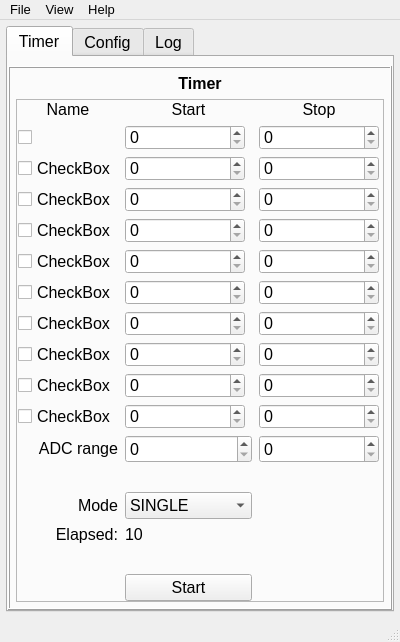
<?xml version="1.0" encoding="UTF-8"?>
<ui version="4.0">
 <class>MainWindow</class>
 <widget class="QMainWindow" name="MainWindow">
  <property name="geometry">
   <rect>
    <x>0</x>
    <y>0</y>
    <width>400</width>
    <height>642</height>
   </rect>
  </property>
  <property name="sizePolicy">
   <sizepolicy hsizetype="Fixed" vsizetype="Preferred">
    <horstretch>0</horstretch>
    <verstretch>0</verstretch>
   </sizepolicy>
  </property>
  <property name="minimumSize">
   <size>
    <width>400</width>
    <height>0</height>
   </size>
  </property>
  <property name="maximumSize">
   <size>
    <width>400</width>
    <height>16777215</height>
   </size>
  </property>
  <property name="font">
   <font>
    <pointsize>12</pointsize>
   </font>
  </property>
  <property name="windowTitle">
   <string>Emittance Plot Processing</string>
  </property>
  <widget class="QWidget" name="centralwidget">
   <layout class="QVBoxLayout" name="verticalLayout_4">
    <property name="spacing">
     <number>6</number>
    </property>
    <property name="sizeConstraint">
     <enum>QLayout::SetMinimumSize</enum>
    </property>
    <property name="leftMargin">
     <number>6</number>
    </property>
    <property name="topMargin">
     <number>6</number>
    </property>
    <property name="rightMargin">
     <number>6</number>
    </property>
    <property name="bottomMargin">
     <number>6</number>
    </property>
    <item>
     <widget class="QTabWidget" name="tabWidget">
      <property name="sizePolicy">
       <sizepolicy hsizetype="Expanding" vsizetype="Expanding">
        <horstretch>0</horstretch>
        <verstretch>0</verstretch>
       </sizepolicy>
      </property>
      <property name="focusPolicy">
       <enum>Qt::NoFocus</enum>
      </property>
      <property name="currentIndex">
       <number>0</number>
      </property>
      <widget class="QWidget" name="tabWidgetPage1">
       <attribute name="title">
        <string notr="true">Timer</string>
       </attribute>
       <layout class="QVBoxLayout" name="verticalLayout">
        <property name="leftMargin">
         <number>0</number>
        </property>
        <property name="topMargin">
         <number>9</number>
        </property>
        <property name="rightMargin">
         <number>0</number>
        </property>
        <property name="bottomMargin">
         <number>0</number>
        </property>
        <item>
         <widget class="QFrame" name="frame_3">
          <property name="frameShape">
           <enum>QFrame::Box</enum>
          </property>
          <property name="frameShadow">
           <enum>QFrame::Raised</enum>
          </property>
          <layout class="QVBoxLayout" name="verticalLayout_2">
           <property name="spacing">
            <number>6</number>
           </property>
           <property name="sizeConstraint">
            <enum>QLayout::SetMinimumSize</enum>
           </property>
           <property name="leftMargin">
            <number>6</number>
           </property>
           <property name="topMargin">
            <number>6</number>
           </property>
           <property name="rightMargin">
            <number>6</number>
           </property>
           <property name="bottomMargin">
            <number>6</number>
           </property>
           <item>
            <widget class="QLabel" name="label_4">
             <property name="font">
              <font>
               <weight>75</weight>
               <bold>true</bold>
              </font>
             </property>
             <property name="text">
              <string>Timer</string>
             </property>
             <property name="alignment">
              <set>Qt::AlignHCenter|Qt::AlignTop</set>
             </property>
            </widget>
           </item>
           <item>
            <widget class="QFrame" name="frame_4">
             <property name="sizePolicy">
              <sizepolicy hsizetype="Preferred" vsizetype="Preferred">
               <horstretch>0</horstretch>
               <verstretch>0</verstretch>
              </sizepolicy>
             </property>
             <property name="frameShape">
              <enum>QFrame::StyledPanel</enum>
             </property>
             <property name="frameShadow">
              <enum>QFrame::Raised</enum>
             </property>
             <layout class="QGridLayout" name="gridLayout_2">
              <property name="leftMargin">
               <number>0</number>
              </property>
              <property name="topMargin">
               <number>0</number>
              </property>
              <property name="rightMargin">
               <number>0</number>
              </property>
              <property name="bottomMargin">
               <number>0</number>
              </property>
              <item row="8" column="0">
               <widget class="QCheckBox" name="checkBox_13">
                <property name="sizePolicy">
                 <sizepolicy hsizetype="Fixed" vsizetype="Fixed">
                  <horstretch>0</horstretch>
                  <verstretch>0</verstretch>
                 </sizepolicy>
                </property>
                <property name="minimumSize">
                 <size>
                  <width>100</width>
                  <height>25</height>
                 </size>
                </property>
                <property name="maximumSize">
                 <size>
                  <width>100</width>
                  <height>25</height>
                 </size>
                </property>
                <property name="text">
                 <string>CheckBox</string>
                </property>
               </widget>
              </item>
              <item row="9" column="0">
               <widget class="QCheckBox" name="checkBox_14">
                <property name="sizePolicy">
                 <sizepolicy hsizetype="Fixed" vsizetype="Fixed">
                  <horstretch>0</horstretch>
                  <verstretch>0</verstretch>
                 </sizepolicy>
                </property>
                <property name="minimumSize">
                 <size>
                  <width>100</width>
                  <height>25</height>
                 </size>
                </property>
                <property name="maximumSize">
                 <size>
                  <width>100</width>
                  <height>25</height>
                 </size>
                </property>
                <property name="text">
                 <string>CheckBox</string>
                </property>
               </widget>
              </item>
              <item row="6" column="0">
               <widget class="QCheckBox" name="checkBox_11">
                <property name="sizePolicy">
                 <sizepolicy hsizetype="Fixed" vsizetype="Fixed">
                  <horstretch>0</horstretch>
                  <verstretch>0</verstretch>
                 </sizepolicy>
                </property>
                <property name="minimumSize">
                 <size>
                  <width>100</width>
                  <height>25</height>
                 </size>
                </property>
                <property name="maximumSize">
                 <size>
                  <width>100</width>
                  <height>25</height>
                 </size>
                </property>
                <property name="text">
                 <string>CheckBox</string>
                </property>
               </widget>
              </item>
              <item row="13" column="0">
               <widget class="QLabel" name="label_8">
                <property name="text">
                 <string>Mode</string>
                </property>
                <property name="alignment">
                 <set>Qt::AlignRight|Qt::AlignTrailing|Qt::AlignVCenter</set>
                </property>
               </widget>
              </item>
              <item row="12" column="0">
               <spacer name="verticalSpacer_4">
                <property name="orientation">
                 <enum>Qt::Vertical</enum>
                </property>
                <property name="sizeHint" stdset="0">
                 <size>
                  <width>20</width>
                  <height>40</height>
                 </size>
                </property>
               </spacer>
              </item>
              <item row="4" column="0">
               <widget class="QCheckBox" name="checkBox_6">
                <property name="sizePolicy">
                 <sizepolicy hsizetype="Fixed" vsizetype="Fixed">
                  <horstretch>0</horstretch>
                  <verstretch>0</verstretch>
                 </sizepolicy>
                </property>
                <property name="minimumSize">
                 <size>
                  <width>100</width>
                  <height>25</height>
                 </size>
                </property>
                <property name="maximumSize">
                 <size>
                  <width>100</width>
                  <height>25</height>
                 </size>
                </property>
                <property name="text">
                 <string>CheckBox</string>
                </property>
               </widget>
              </item>
              <item row="14" column="1">
               <widget class="QLabel" name="label_9">
                <property name="text">
                 <string>10</string>
                </property>
               </widget>
              </item>
              <item row="15" column="0">
               <spacer name="verticalSpacer_3">
                <property name="orientation">
                 <enum>Qt::Vertical</enum>
                </property>
                <property name="sizeHint" stdset="0">
                 <size>
                  <width>20</width>
                  <height>40</height>
                 </size>
                </property>
               </spacer>
              </item>
              <item row="3" column="0">
               <widget class="QCheckBox" name="checkBox_5">
                <property name="sizePolicy">
                 <sizepolicy hsizetype="Fixed" vsizetype="Fixed">
                  <horstretch>0</horstretch>
                  <verstretch>0</verstretch>
                 </sizepolicy>
                </property>
                <property name="minimumSize">
                 <size>
                  <width>100</width>
                  <height>25</height>
                 </size>
                </property>
                <property name="maximumSize">
                 <size>
                  <width>100</width>
                  <height>25</height>
                 </size>
                </property>
                <property name="text">
                 <string>CheckBox</string>
                </property>
               </widget>
              </item>
              <item row="6" column="1">
               <widget class="QSpinBox" name="spinBox_6">
                <property name="sizePolicy">
                 <sizepolicy hsizetype="Preferred" vsizetype="Fixed">
                  <horstretch>0</horstretch>
                  <verstretch>0</verstretch>
                 </sizepolicy>
                </property>
                <property name="minimumSize">
                 <size>
                  <width>120</width>
                  <height>25</height>
                 </size>
                </property>
                <property name="maximumSize">
                 <size>
                  <width>120</width>
                  <height>16777215</height>
                 </size>
                </property>
               </widget>
              </item>
              <item row="10" column="0">
               <widget class="QCheckBox" name="checkBox_15">
                <property name="sizePolicy">
                 <sizepolicy hsizetype="Fixed" vsizetype="Fixed">
                  <horstretch>0</horstretch>
                  <verstretch>0</verstretch>
                 </sizepolicy>
                </property>
                <property name="minimumSize">
                 <size>
                  <width>100</width>
                  <height>25</height>
                 </size>
                </property>
                <property name="maximumSize">
                 <size>
                  <width>100</width>
                  <height>25</height>
                 </size>
                </property>
                <property name="text">
                 <string>CheckBox</string>
                </property>
               </widget>
              </item>
              <item row="7" column="0">
               <widget class="QCheckBox" name="checkBox_12">
                <property name="sizePolicy">
                 <sizepolicy hsizetype="Fixed" vsizetype="Fixed">
                  <horstretch>0</horstretch>
                  <verstretch>0</verstretch>
                 </sizepolicy>
                </property>
                <property name="minimumSize">
                 <size>
                  <width>100</width>
                  <height>25</height>
                 </size>
                </property>
                <property name="maximumSize">
                 <size>
                  <width>100</width>
                  <height>25</height>
                 </size>
                </property>
                <property name="text">
                 <string>CheckBox</string>
                </property>
               </widget>
              </item>
              <item row="4" column="1">
               <widget class="QSpinBox" name="spinBox_4">
                <property name="sizePolicy">
                 <sizepolicy hsizetype="Preferred" vsizetype="Fixed">
                  <horstretch>0</horstretch>
                  <verstretch>0</verstretch>
                 </sizepolicy>
                </property>
                <property name="minimumSize">
                 <size>
                  <width>120</width>
                  <height>25</height>
                 </size>
                </property>
                <property name="maximumSize">
                 <size>
                  <width>120</width>
                  <height>16777215</height>
                 </size>
                </property>
               </widget>
              </item>
              <item row="7" column="1">
               <widget class="QSpinBox" name="spinBox_7">
                <property name="sizePolicy">
                 <sizepolicy hsizetype="Preferred" vsizetype="Fixed">
                  <horstretch>0</horstretch>
                  <verstretch>0</verstretch>
                 </sizepolicy>
                </property>
                <property name="minimumSize">
                 <size>
                  <width>120</width>
                  <height>25</height>
                 </size>
                </property>
                <property name="maximumSize">
                 <size>
                  <width>120</width>
                  <height>16777215</height>
                 </size>
                </property>
               </widget>
              </item>
              <item row="1" column="1">
               <widget class="QSpinBox" name="spinBox_1">
                <property name="sizePolicy">
                 <sizepolicy hsizetype="Preferred" vsizetype="Fixed">
                  <horstretch>0</horstretch>
                  <verstretch>0</verstretch>
                 </sizepolicy>
                </property>
                <property name="minimumSize">
                 <size>
                  <width>120</width>
                  <height>25</height>
                 </size>
                </property>
                <property name="maximumSize">
                 <size>
                  <width>120</width>
                  <height>16777215</height>
                 </size>
                </property>
               </widget>
              </item>
              <item row="8" column="1">
               <widget class="QSpinBox" name="spinBox_8">
                <property name="sizePolicy">
                 <sizepolicy hsizetype="Preferred" vsizetype="Fixed">
                  <horstretch>0</horstretch>
                  <verstretch>0</verstretch>
                 </sizepolicy>
                </property>
                <property name="minimumSize">
                 <size>
                  <width>120</width>
                  <height>25</height>
                 </size>
                </property>
                <property name="maximumSize">
                 <size>
                  <width>120</width>
                  <height>16777215</height>
                 </size>
                </property>
               </widget>
              </item>
              <item row="3" column="1">
               <widget class="QSpinBox" name="spinBox_3">
                <property name="sizePolicy">
                 <sizepolicy hsizetype="Preferred" vsizetype="Fixed">
                  <horstretch>0</horstretch>
                  <verstretch>0</verstretch>
                 </sizepolicy>
                </property>
                <property name="minimumSize">
                 <size>
                  <width>120</width>
                  <height>25</height>
                 </size>
                </property>
                <property name="maximumSize">
                 <size>
                  <width>120</width>
                  <height>16777215</height>
                 </size>
                </property>
               </widget>
              </item>
              <item row="9" column="1">
               <widget class="QSpinBox" name="spinBox_9">
                <property name="sizePolicy">
                 <sizepolicy hsizetype="Preferred" vsizetype="Fixed">
                  <horstretch>0</horstretch>
                  <verstretch>0</verstretch>
                 </sizepolicy>
                </property>
                <property name="minimumSize">
                 <size>
                  <width>120</width>
                  <height>25</height>
                 </size>
                </property>
                <property name="maximumSize">
                 <size>
                  <width>120</width>
                  <height>16777215</height>
                 </size>
                </property>
               </widget>
              </item>
              <item row="14" column="0">
               <widget class="QLabel" name="label_7">
                <property name="text">
                 <string>Elapsed:</string>
                </property>
                <property name="alignment">
                 <set>Qt::AlignRight|Qt::AlignTrailing|Qt::AlignVCenter</set>
                </property>
               </widget>
              </item>
              <item row="5" column="0">
               <widget class="QCheckBox" name="checkBox_10">
                <property name="sizePolicy">
                 <sizepolicy hsizetype="Fixed" vsizetype="Fixed">
                  <horstretch>0</horstretch>
                  <verstretch>0</verstretch>
                 </sizepolicy>
                </property>
                <property name="minimumSize">
                 <size>
                  <width>100</width>
                  <height>25</height>
                 </size>
                </property>
                <property name="maximumSize">
                 <size>
                  <width>100</width>
                  <height>25</height>
                 </size>
                </property>
                <property name="text">
                 <string>CheckBox</string>
                </property>
               </widget>
              </item>
              <item row="2" column="1">
               <widget class="QSpinBox" name="spinBox_2">
                <property name="sizePolicy">
                 <sizepolicy hsizetype="Preferred" vsizetype="Fixed">
                  <horstretch>0</horstretch>
                  <verstretch>0</verstretch>
                 </sizepolicy>
                </property>
                <property name="minimumSize">
                 <size>
                  <width>120</width>
                  <height>25</height>
                 </size>
                </property>
                <property name="maximumSize">
                 <size>
                  <width>120</width>
                  <height>16777215</height>
                 </size>
                </property>
               </widget>
              </item>
              <item row="13" column="1">
               <widget class="QComboBox" name="comboBox">
                <property name="sizePolicy">
                 <sizepolicy hsizetype="Preferred" vsizetype="Preferred">
                  <horstretch>0</horstretch>
                  <verstretch>0</verstretch>
                 </sizepolicy>
                </property>
                <item>
                 <property name="text">
                  <string>SINGLE</string>
                 </property>
                </item>
                <item>
                 <property name="text">
                  <string>PERIODICAL</string>
                 </property>
                </item>
               </widget>
              </item>
              <item row="16" column="1">
               <widget class="QPushButton" name="pushButton_2">
                <property name="sizePolicy">
                 <sizepolicy hsizetype="Preferred" vsizetype="Preferred">
                  <horstretch>0</horstretch>
                  <verstretch>0</verstretch>
                 </sizepolicy>
                </property>
                <property name="text">
                 <string>Start</string>
                </property>
               </widget>
              </item>
              <item row="10" column="1">
               <widget class="QSpinBox" name="spinBox_10">
                <property name="sizePolicy">
                 <sizepolicy hsizetype="Preferred" vsizetype="Fixed">
                  <horstretch>0</horstretch>
                  <verstretch>0</verstretch>
                 </sizepolicy>
                </property>
                <property name="minimumSize">
                 <size>
                  <width>120</width>
                  <height>25</height>
                 </size>
                </property>
                <property name="maximumSize">
                 <size>
                  <width>120</width>
                  <height>16777215</height>
                 </size>
                </property>
               </widget>
              </item>
              <item row="2" column="0">
               <widget class="QCheckBox" name="checkBox_2">
                <property name="sizePolicy">
                 <sizepolicy hsizetype="Fixed" vsizetype="Fixed">
                  <horstretch>0</horstretch>
                  <verstretch>0</verstretch>
                 </sizepolicy>
                </property>
                <property name="minimumSize">
                 <size>
                  <width>100</width>
                  <height>25</height>
                 </size>
                </property>
                <property name="maximumSize">
                 <size>
                  <width>100</width>
                  <height>25</height>
                 </size>
                </property>
                <property name="text">
                 <string>CheckBox</string>
                </property>
               </widget>
              </item>
              <item row="5" column="1">
               <widget class="QSpinBox" name="spinBox_5">
                <property name="sizePolicy">
                 <sizepolicy hsizetype="Preferred" vsizetype="Fixed">
                  <horstretch>0</horstretch>
                  <verstretch>0</verstretch>
                 </sizepolicy>
                </property>
                <property name="minimumSize">
                 <size>
                  <width>120</width>
                  <height>25</height>
                 </size>
                </property>
                <property name="maximumSize">
                 <size>
                  <width>120</width>
                  <height>16777215</height>
                 </size>
                </property>
               </widget>
              </item>
              <item row="11" column="0">
               <widget class="QLabel" name="label">
                <property name="sizePolicy">
                 <sizepolicy hsizetype="Fixed" vsizetype="Fixed">
                  <horstretch>0</horstretch>
                  <verstretch>0</verstretch>
                 </sizepolicy>
                </property>
                <property name="minimumSize">
                 <size>
                  <width>100</width>
                  <height>25</height>
                 </size>
                </property>
                <property name="maximumSize">
                 <size>
                  <width>100</width>
                  <height>25</height>
                 </size>
                </property>
                <property name="text">
                 <string>ADC range</string>
                </property>
                <property name="alignment">
                 <set>Qt::AlignRight|Qt::AlignTrailing|Qt::AlignVCenter</set>
                </property>
               </widget>
              </item>
              <item row="11" column="1">
               <widget class="QSpinBox" name="spinBox_20"/>
              </item>
              <item row="11" column="2">
               <widget class="QSpinBox" name="spinBox_21"/>
              </item>
              <item row="1" column="2">
               <widget class="QSpinBox" name="spinBox">
                <property name="sizePolicy">
                 <sizepolicy hsizetype="Preferred" vsizetype="Fixed">
                  <horstretch>0</horstretch>
                  <verstretch>0</verstretch>
                 </sizepolicy>
                </property>
                <property name="minimumSize">
                 <size>
                  <width>120</width>
                  <height>25</height>
                 </size>
                </property>
                <property name="maximumSize">
                 <size>
                  <width>120</width>
                  <height>16777215</height>
                 </size>
                </property>
               </widget>
              </item>
              <item row="2" column="2">
               <widget class="QSpinBox" name="spinBox_11">
                <property name="sizePolicy">
                 <sizepolicy hsizetype="Preferred" vsizetype="Fixed">
                  <horstretch>0</horstretch>
                  <verstretch>0</verstretch>
                 </sizepolicy>
                </property>
                <property name="minimumSize">
                 <size>
                  <width>120</width>
                  <height>25</height>
                 </size>
                </property>
                <property name="maximumSize">
                 <size>
                  <width>120</width>
                  <height>16777215</height>
                 </size>
                </property>
               </widget>
              </item>
              <item row="3" column="2">
               <widget class="QSpinBox" name="spinBox_12">
                <property name="sizePolicy">
                 <sizepolicy hsizetype="Preferred" vsizetype="Fixed">
                  <horstretch>0</horstretch>
                  <verstretch>0</verstretch>
                 </sizepolicy>
                </property>
                <property name="minimumSize">
                 <size>
                  <width>120</width>
                  <height>25</height>
                 </size>
                </property>
                <property name="maximumSize">
                 <size>
                  <width>120</width>
                  <height>16777215</height>
                 </size>
                </property>
               </widget>
              </item>
              <item row="4" column="2">
               <widget class="QSpinBox" name="spinBox_13">
                <property name="sizePolicy">
                 <sizepolicy hsizetype="Preferred" vsizetype="Fixed">
                  <horstretch>0</horstretch>
                  <verstretch>0</verstretch>
                 </sizepolicy>
                </property>
                <property name="minimumSize">
                 <size>
                  <width>120</width>
                  <height>25</height>
                 </size>
                </property>
                <property name="maximumSize">
                 <size>
                  <width>120</width>
                  <height>16777215</height>
                 </size>
                </property>
               </widget>
              </item>
              <item row="5" column="2">
               <widget class="QSpinBox" name="spinBox_14">
                <property name="sizePolicy">
                 <sizepolicy hsizetype="Preferred" vsizetype="Fixed">
                  <horstretch>0</horstretch>
                  <verstretch>0</verstretch>
                 </sizepolicy>
                </property>
                <property name="minimumSize">
                 <size>
                  <width>120</width>
                  <height>25</height>
                 </size>
                </property>
                <property name="maximumSize">
                 <size>
                  <width>120</width>
                  <height>16777215</height>
                 </size>
                </property>
               </widget>
              </item>
              <item row="10" column="2">
               <widget class="QSpinBox" name="spinBox_19">
                <property name="sizePolicy">
                 <sizepolicy hsizetype="Preferred" vsizetype="Fixed">
                  <horstretch>0</horstretch>
                  <verstretch>0</verstretch>
                 </sizepolicy>
                </property>
                <property name="minimumSize">
                 <size>
                  <width>120</width>
                  <height>25</height>
                 </size>
                </property>
                <property name="maximumSize">
                 <size>
                  <width>120</width>
                  <height>16777215</height>
                 </size>
                </property>
               </widget>
              </item>
              <item row="9" column="2">
               <widget class="QSpinBox" name="spinBox_18">
                <property name="sizePolicy">
                 <sizepolicy hsizetype="Preferred" vsizetype="Fixed">
                  <horstretch>0</horstretch>
                  <verstretch>0</verstretch>
                 </sizepolicy>
                </property>
                <property name="minimumSize">
                 <size>
                  <width>120</width>
                  <height>25</height>
                 </size>
                </property>
                <property name="maximumSize">
                 <size>
                  <width>120</width>
                  <height>16777215</height>
                 </size>
                </property>
               </widget>
              </item>
              <item row="8" column="2">
               <widget class="QSpinBox" name="spinBox_17">
                <property name="sizePolicy">
                 <sizepolicy hsizetype="Preferred" vsizetype="Fixed">
                  <horstretch>0</horstretch>
                  <verstretch>0</verstretch>
                 </sizepolicy>
                </property>
                <property name="minimumSize">
                 <size>
                  <width>120</width>
                  <height>25</height>
                 </size>
                </property>
                <property name="maximumSize">
                 <size>
                  <width>120</width>
                  <height>16777215</height>
                 </size>
                </property>
               </widget>
              </item>
              <item row="6" column="2">
               <widget class="QSpinBox" name="spinBox_15">
                <property name="sizePolicy">
                 <sizepolicy hsizetype="Preferred" vsizetype="Fixed">
                  <horstretch>0</horstretch>
                  <verstretch>0</verstretch>
                 </sizepolicy>
                </property>
                <property name="minimumSize">
                 <size>
                  <width>120</width>
                  <height>25</height>
                 </size>
                </property>
                <property name="maximumSize">
                 <size>
                  <width>120</width>
                  <height>16777215</height>
                 </size>
                </property>
               </widget>
              </item>
              <item row="7" column="2">
               <widget class="QSpinBox" name="spinBox_16">
                <property name="sizePolicy">
                 <sizepolicy hsizetype="Preferred" vsizetype="Fixed">
                  <horstretch>0</horstretch>
                  <verstretch>0</verstretch>
                 </sizepolicy>
                </property>
                <property name="minimumSize">
                 <size>
                  <width>120</width>
                  <height>25</height>
                 </size>
                </property>
                <property name="maximumSize">
                 <size>
                  <width>120</width>
                  <height>16777215</height>
                 </size>
                </property>
               </widget>
              </item>
              <item row="0" column="0">
               <widget class="QLabel" name="label_2">
                <property name="text">
                 <string>Name</string>
                </property>
                <property name="alignment">
                 <set>Qt::AlignCenter</set>
                </property>
               </widget>
              </item>
              <item row="0" column="1">
               <widget class="QLabel" name="label_3">
                <property name="text">
                 <string>Start</string>
                </property>
                <property name="alignment">
                 <set>Qt::AlignCenter</set>
                </property>
               </widget>
              </item>
              <item row="0" column="2">
               <widget class="QLabel" name="label_5">
                <property name="text">
                 <string>Stop</string>
                </property>
                <property name="alignment">
                 <set>Qt::AlignCenter</set>
                </property>
               </widget>
              </item>
              <item row="1" column="0">
               <widget class="TaurusValueCheckBox" name="taurusValueCheckBox">
                <property name="model">
                 <string>ET7000_server/test/1/di00</string>
                </property>
               </widget>
              </item>
             </layout>
            </widget>
           </item>
           <item>
            <spacer name="verticalSpacer_9">
             <property name="orientation">
              <enum>Qt::Vertical</enum>
             </property>
             <property name="sizeHint" stdset="0">
              <size>
               <width>20</width>
               <height>40</height>
              </size>
             </property>
            </spacer>
           </item>
          </layout>
         </widget>
        </item>
       </layout>
      </widget>
      <widget class="QWidget" name="tabWidgetPage3">
       <attribute name="title">
        <string notr="true">Config</string>
       </attribute>
       <layout class="QVBoxLayout" name="verticalLayout_5">
        <property name="spacing">
         <number>6</number>
        </property>
        <property name="leftMargin">
         <number>0</number>
        </property>
        <property name="topMargin">
         <number>0</number>
        </property>
        <property name="rightMargin">
         <number>0</number>
        </property>
        <property name="bottomMargin">
         <number>0</number>
        </property>
        <item>
         <widget class="QFrame" name="frame_2">
          <property name="sizePolicy">
           <sizepolicy hsizetype="Preferred" vsizetype="Preferred">
            <horstretch>2</horstretch>
            <verstretch>0</verstretch>
           </sizepolicy>
          </property>
          <property name="frameShape">
           <enum>QFrame::NoFrame</enum>
          </property>
          <property name="frameShadow">
           <enum>QFrame::Raised</enum>
          </property>
          <layout class="QGridLayout" name="gridLayout">
           <property name="leftMargin">
            <number>9</number>
           </property>
           <property name="topMargin">
            <number>9</number>
           </property>
           <property name="rightMargin">
            <number>9</number>
           </property>
           <property name="bottomMargin">
            <number>9</number>
           </property>
           <item row="4" column="0">
            <spacer name="verticalSpacer">
             <property name="orientation">
              <enum>Qt::Vertical</enum>
             </property>
             <property name="sizeHint" stdset="0">
              <size>
               <width>20</width>
               <height>40</height>
              </size>
             </property>
            </spacer>
           </item>
           <item row="1" column="0">
            <widget class="QCheckBox" name="checkBox">
             <property name="text">
              <string>Show unused channels</string>
             </property>
            </widget>
           </item>
           <item row="2" column="0">
            <widget class="QCheckBox" name="checkBox_3">
             <property name="text">
              <string>RF ready check</string>
             </property>
            </widget>
           </item>
           <item row="3" column="0">
            <widget class="QCheckBox" name="checkBox_4">
             <property name="text">
              <string>Additional check</string>
             </property>
            </widget>
           </item>
           <item row="0" column="0">
            <widget class="QFrame" name="frame">
             <property name="frameShape">
              <enum>QFrame::StyledPanel</enum>
             </property>
             <property name="frameShadow">
              <enum>QFrame::Raised</enum>
             </property>
             <layout class="QHBoxLayout" name="horizontalLayout"/>
            </widget>
           </item>
          </layout>
         </widget>
        </item>
       </layout>
      </widget>
      <widget class="QWidget" name="tabWidgetPage2">
       <attribute name="title">
        <string notr="true">Log</string>
       </attribute>
       <layout class="QVBoxLayout" name="verticalLayout_3">
        <property name="leftMargin">
         <number>0</number>
        </property>
        <property name="topMargin">
         <number>0</number>
        </property>
        <property name="rightMargin">
         <number>0</number>
        </property>
        <property name="bottomMargin">
         <number>0</number>
        </property>
        <item>
         <widget class="QPlainTextEdit" name="plainTextEdit">
          <property name="sizePolicy">
           <sizepolicy hsizetype="Expanding" vsizetype="Expanding">
            <horstretch>0</horstretch>
            <verstretch>0</verstretch>
           </sizepolicy>
          </property>
          <property name="minimumSize">
           <size>
            <width>0</width>
            <height>0</height>
           </size>
          </property>
          <property name="undoRedoEnabled">
           <bool>false</bool>
          </property>
          <property name="readOnly">
           <bool>true</bool>
          </property>
         </widget>
        </item>
       </layout>
      </widget>
     </widget>
    </item>
   </layout>
  </widget>
  <widget class="QMenuBar" name="menubar">
   <property name="geometry">
    <rect>
     <x>0</x>
     <y>0</y>
     <width>400</width>
     <height>23</height>
    </rect>
   </property>
   <property name="font">
    <font>
     <pointsize>10</pointsize>
    </font>
   </property>
   <widget class="QMenu" name="menuFile">
    <property name="sizePolicy">
     <sizepolicy hsizetype="Preferred" vsizetype="Preferred">
      <horstretch>0</horstretch>
      <verstretch>0</verstretch>
     </sizepolicy>
    </property>
    <property name="font">
     <font>
      <pointsize>10</pointsize>
     </font>
    </property>
    <property name="title">
     <string>File</string>
    </property>
    <addaction name="actionOpen"/>
    <addaction name="actionQuit"/>
   </widget>
   <widget class="QMenu" name="menuView">
    <property name="title">
     <string>View</string>
    </property>
    <addaction name="actionPlot"/>
    <addaction name="actionLog"/>
    <addaction name="actionParameters"/>
   </widget>
   <widget class="QMenu" name="menuHelp">
    <property name="title">
     <string>Help</string>
    </property>
    <addaction name="actionAbout"/>
   </widget>
   <addaction name="menuFile"/>
   <addaction name="menuView"/>
   <addaction name="menuHelp"/>
  </widget>
  <widget class="QStatusBar" name="statusbar">
   <property name="sizePolicy">
    <sizepolicy hsizetype="Expanding" vsizetype="Preferred">
     <horstretch>0</horstretch>
     <verstretch>0</verstretch>
    </sizepolicy>
   </property>
  </widget>
  <action name="actionOpen">
   <property name="text">
    <string>Open</string>
   </property>
   <property name="font">
    <font>
     <family>Tahoma</family>
     <pointsize>10</pointsize>
    </font>
   </property>
  </action>
  <action name="actionQuit">
   <property name="text">
    <string>Quit</string>
   </property>
  </action>
  <action name="actionPlot">
   <property name="checkable">
    <bool>true</bool>
   </property>
   <property name="checked">
    <bool>true</bool>
   </property>
   <property name="text">
    <string>Plot</string>
   </property>
  </action>
  <action name="actionLog">
   <property name="checkable">
    <bool>true</bool>
   </property>
   <property name="text">
    <string>Log</string>
   </property>
  </action>
  <action name="actionParameters">
   <property name="checkable">
    <bool>true</bool>
   </property>
   <property name="text">
    <string>Parameters</string>
   </property>
  </action>
  <action name="actionAbout">
   <property name="text">
    <string>About</string>
   </property>
  </action>
 </widget>
 <customwidgets>
  <customwidget>
   <class>TaurusValueCheckBox</class>
   <extends>QCheckBox</extends>
   <header>taurus.qt.qtgui.input</header>
  </customwidget>
 </customwidgets>
 <resources/>
 <connections/>
</ui>
